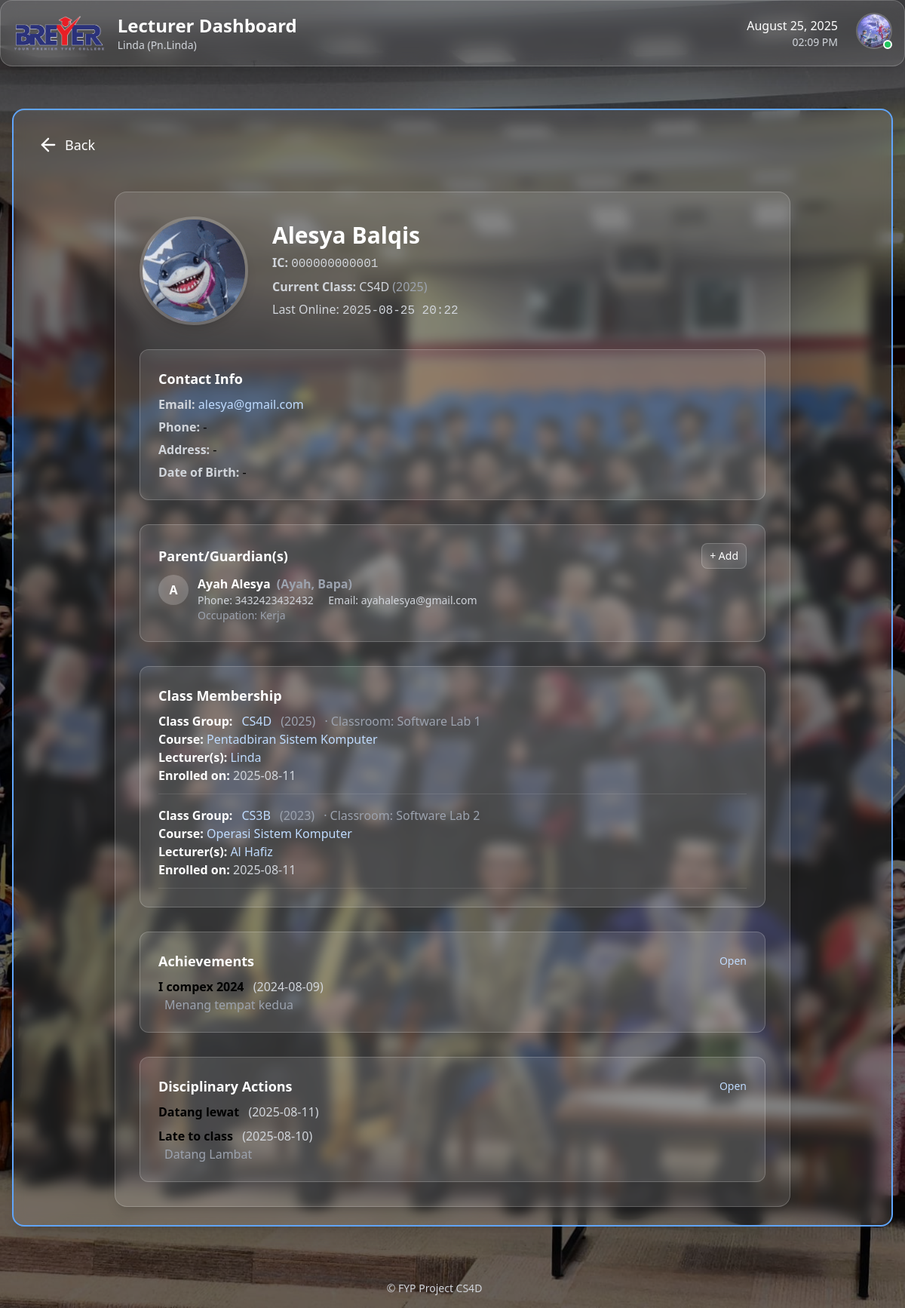
The page /lecturer/students/5/full-details/ (signed in) on the database as committed earlier.
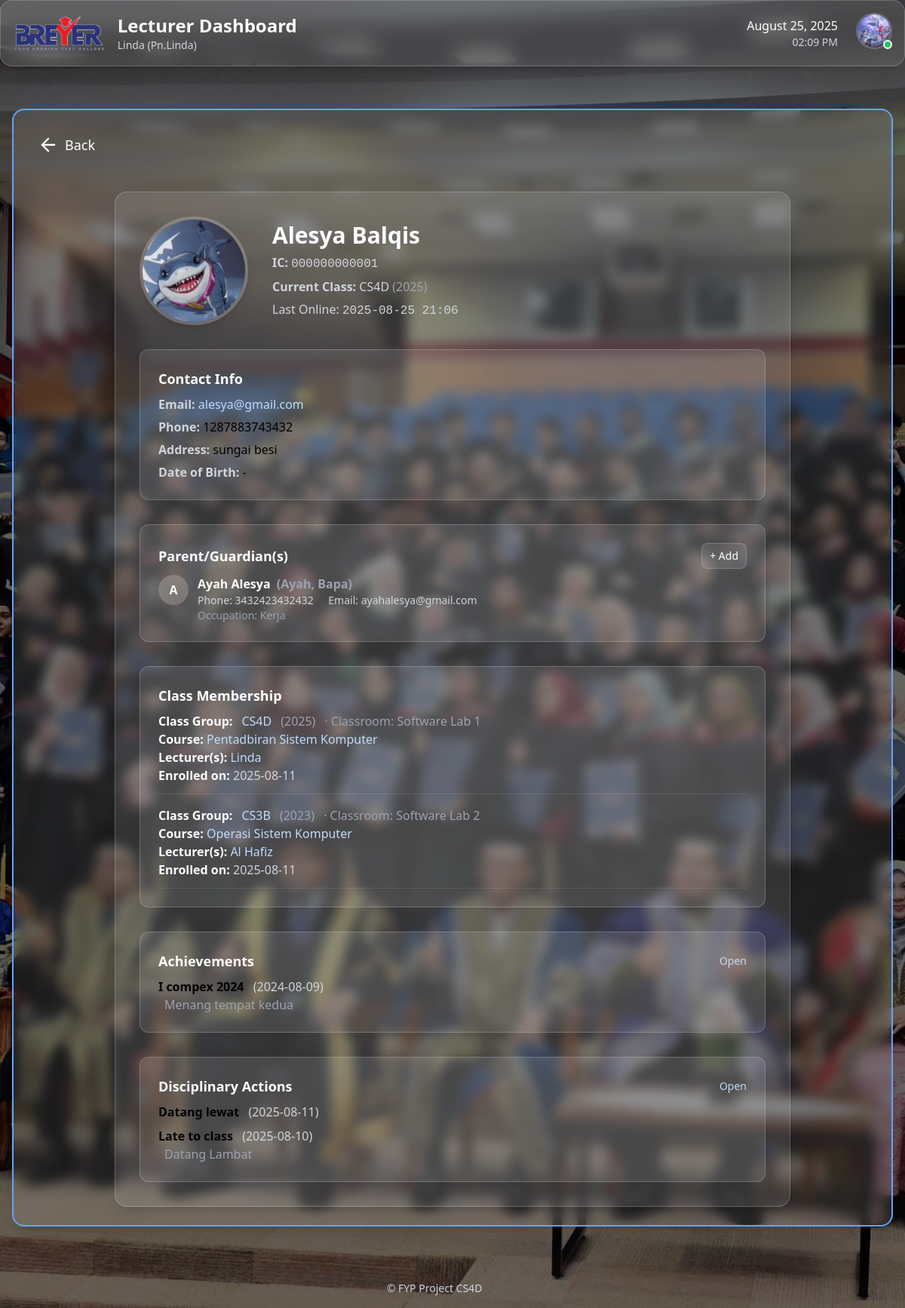
The same page on the database as committed later.
### core/models.py (models this page shows, shortened)
class Student(models.Model):
    user = models.OneToOneField(settings.AUTH_USER_MODEL, on_delete=models.CASCADE)
    class_group = models.ForeignKey(ClassGroup, on_delete=models.SET_NULL, null=True, related_name='students')
    parents = models.ManyToManyField(Parent, related_name='children', blank=True)
    profile_picture = models.ImageField(upload_to='profile_pics/', blank=True, null=True)
    date_of_birth = models.DateField(blank=True, null=True)
    address = models.TextField(blank=True, null=True)
    phone_number = models.CharField(max_length=20, blank=True, null=True)
    latest_activity = models.DateTimeField(blank=True, null=True)
    emergency_name = models.CharField("Emergency Contact Name", max_length=255, blank=True)
    emergency_relation = models.CharField("Emergency Contact Relation", max_length=64, blank=True)
    emergency_phone = models.CharField("Emergency Contact Phone", max_length=20, blank=True)

class ClassGroup(models.Model):
    name = models.CharField(max_length=32)
    department = models.ForeignKey(Department, on_delete=models.CASCADE, related_name='classgroups')
    course = models.ForeignKey(Course, on_delete=models.CASCADE, related_name='classgroups')
    year = models.PositiveIntegerField(default=timezone.now().year)
    classroom = models.CharField(max_length=64, blank=True, null=True)
    lecturers = models.ManyToManyField('Lecturer', related_name='classgroups', blank=True)

### accounts/models.py (models this page shows, shortened)
class CustomUser(AbstractBaseUser, PermissionsMixin):
    class Role(models.TextChoices):
        STUDENT = 'STUDENT', 'Student'
        LECTURER = 'LECTURER', 'Lecturer'
        ADMIN = 'ADMIN', 'Admin'
    email = models.EmailField(unique=True)
    identity_card_number = models.CharField(
        max_length=20, unique=True, verbose_name="IC/Identity Card No."
    )
    full_name = models.CharField(
        max_length=255, verbose_name="Full Name (as per IC)"
    )
    short_name = models.CharField(
        max_length=64, verbose_name="Short Name", blank=True,
        help_text="E.g. 'Ali', for display in tables/lists"
    )
    role = models.CharField(max_length=20, choices=Role.choices, default=Role.STUDENT)
    phone_number = models.CharField(max_length=20, blank=True, null=True)
    address = models.TextField(blank=True, null=True)
    department = models.ForeignKey(
        Department,
        null=True,
        blank=True,
        on_delete=models.SET_NULL,
        related_name='users'
    )
    profile_picture = models.ImageField(upload_to='profile_pics/', blank=True, null=True)
    is_staff = models.BooleanField(default=False)
    is_active = models.BooleanField(default=True)
    date_joined = models.DateTimeField(default=timezone.now, blank=True, null=True)
    USERNAME_FIELD = 'email'
    REQUIRED_FIELDS = ['identity_card_number', 'full_name', 'short_name']
    objects = CustomUserManager()
    def get_full_name(self):
        return self.full_name
    def get_short_name(self):
        return self.short_name or (self.full_name.split(' ')[0] if self.full_name else self.email)

### accounts/decorators.py (the view)
        @login_required
        def _wrapped_view(request, *args, **kwargs):
            if request.user.role != role:
                return HttpResponseForbidden("You are not authorized to view this page.")
            return view_func(request, *args, **kwargs)

### core/models.py (called while the page is built)
    def get_roles_list(self):
        return [r.strip().capitalize() for r in self.roles.split(',') if r.strip()]

### lecturer/templates/lecturer/student_full_details.html (shortened to what the changed rows need)
{% extends 'lecturer/base_lecturer.html' %}
{% load static %}
{% block content_inner %}
<div class="max-w-4xl mx-auto mt-10 bg-white/10 rounded-2xl shadow-lg p-6 md:p-8 border border-white/20 space-y-8">
  <div class="flex flex-col md:flex-row items-center gap-8">
    <div class="flex-1 space-y-1.5">
      <h2 class="text-2xl md:text-3xl font-bold text-white">
        {{ student_profile.user.full_name|default:student_profile.user.email }}
      </h2>
      <p class="text-gray-300">
        <span class="font-semibold">IC:</span>
        <span class="font-mono">{{ student_profile.user.identity_card_number|default:"-" }}</span>
      </p>
      {% if student_profile.class_group %}
      <p class="text-gray-300">
        <span class="font-semibold">Current Class:</span>
        {{ student_profile.class_group.name }}
        <span class="text-gray-400">({{ student_profile.class_group.year }})</span>
      </p>
      {% endif %}
      <p class="text-gray-300">
        Last Online:
        {% if student_profile.latest_activity %}
          <span class="font-mono">{{ student_profile.latest_activity|date:"Y-m-d H:i" }}</span>
        {% else %}
          <span class="italic text-gray-400">Never</span>
        {% endif %}
      </p>
    </div>
  </div>
<div class="bg-white/10 p-6 rounded-xl border border-white/20 space-y-1.5">
  <h3 class="text-lg font-semibold text-white mb-2">Contact Info</h3>
  <p>
    <span class="font-semibold text-gray-300">Email:</span>
    <a href="mailto:{{ student_profile.user.email }}" class="text-blue-200 hover:underline break-all">
      {{ student_profile.user.email|default:"-" }}
    </a>
  </p>
  <p>
    <span class="font-semibold text-gray-300">Phone:</span>
    {% with sp=student_profile.phone_number up=student_profile.user.phone_number %}
      {{ sp|default:up|default:"-" }}
    {% endwith %}
  </p>
  <p>
    <span class="font-semibold text-gray-300">Address:</span>
    {% with sp=student_profile.address up=student_profile.user.address %}
      {{ sp|default:up|default:"-" }}
    {% endwith %}
  </p>
  <p>
    <span class="font-semibold text-gray-300">Date of Birth:</span>
    {{ student_profile.date_of_birth|date:"Y-m-d"|default:"-" }}
  </p>
</div>
</div>
{% endblock %}

Rows that differ between the two databases and show on the page:
changed Student "Alesya Balqis": latest_activity "2025-08-25 20:22" → "2025-08-25 21:06"
now on this page (row edited): CustomUser: phone_number "1287883743432", address "sungai besi"
Other text that changed with them:
{{ sp|default:up|default:"-" }}: "-" → (not shown)
